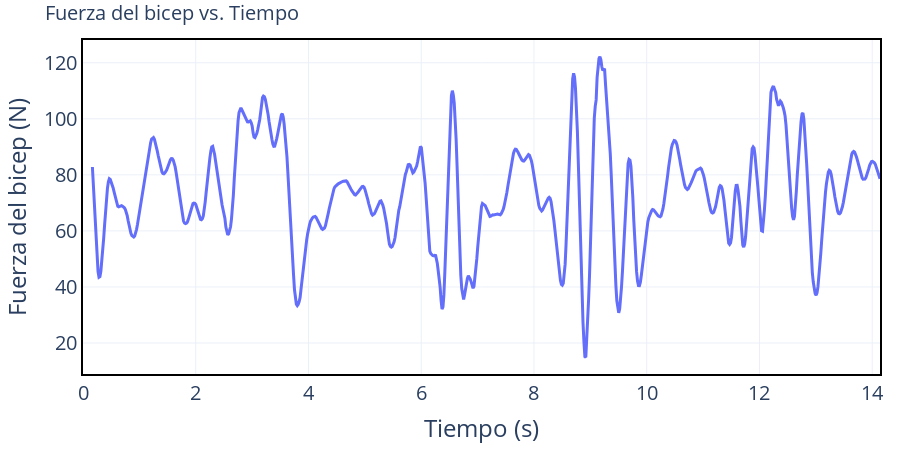

The notebook cell this image was saved under:
### Code cell
show_with_estetica(df['time'], df['force_bicep'], x_name = 'Tiempo (s)', y_name = 'Fuerza del bicep (N)', title = 'Fuerza del bicep vs. Tiempo')

### Figure 1 — Plotly figure (JSON) as saved in the notebook; plotly's stock layout.template omitted (floating-point values rounded to 4 significant figures; data arrays with more than 128 entries replaced by an {"elided": "..."} marker saying what was removed)
{"data": [{"line": {"width": 3}, "mode": "lines", "type": "scatter", "x": {"elided": "849 float values"}, "y": {"elided": "849 float values"}}], "layout": {"autosize": false, "font": {"size": 20}, "height": 450, "legend": {"bgcolor": "rgba(255,255,255,0.8)", "font": {"size": 18}, "orientation": "v", "x": 1, "xanchor": "right", "y": 0.99, "yanchor": "top"}, "margin": {"b": 20, "l": 20, "r": 20, "t": 40}, "plot_bgcolor": "white", "title": {"font": {"size": 20}, "text": "Fuerza del bicep vs. Tiempo"}, "width": 900, "xaxis": {"linecolor": "black", "linewidth": 2, "mirror": true, "showgrid": true, "showline": true, "title": {"text": "Tiempo (s)"}}, "yaxis": {"linecolor": "black", "linewidth": 2, "mirror": true, "showgrid": true, "showline": true, "title": {"text": "Fuerza del bicep (N)"}}}}
